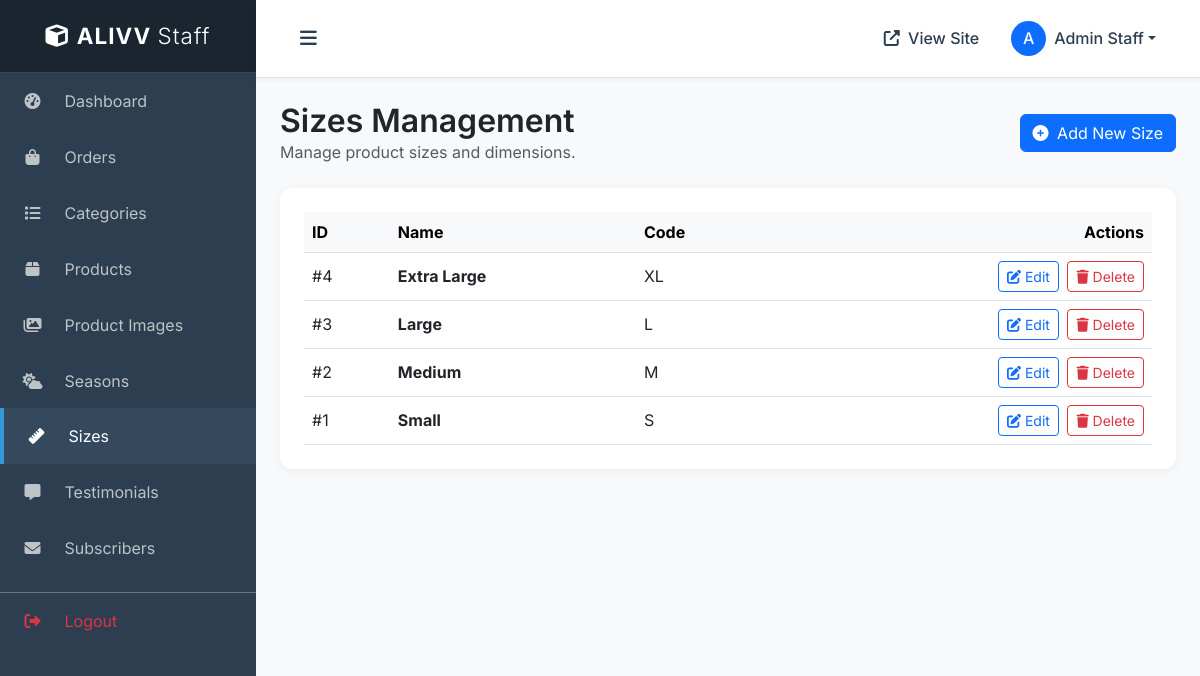
Screenshot of /employee/sizes/ (signed in) with the database file from the repository.
### website/models.py (models this page shows, shortened)
class Staff(models.Model):
    name = models.CharField(max_length=100)
    email = models.EmailField(unique=True)
    phone = models.CharField(max_length=20)
    password = models.CharField(max_length=255)  # hashed
    is_active = models.BooleanField(default=True)
    created_at = models.DateTimeField(auto_now_add=True)

class Size(models.Model):
    name = models.CharField(max_length=50)
    code = models.CharField(max_length=20, default='', blank=True, null=True)

### employee/views.py (the view, shortened to what this page needs)
# urls.py: path('sizes/', views.staff_sizes, name='staff_sizes'),
@staff_login_required
def staff_sizes(request):
    try:
        staff = Staff.objects.get(id=request.session['staff_id'])
    except Staff.DoesNotExist:
        return redirect('staff_login')
    from website.models import Size
    sizes = Size.objects.all().order_by('-id')
    return render(request, 'employee/sizes.html', {'sizes': sizes, 'staff': staff})

### employee/views.py (called while the page is built)
def staff_login_required(view_func):
    @wraps(view_func)
    def _wrapped_view(request, *args, **kwargs):
        if 'staff_id' not in request.session:
            messages.warning(request, "Restricted access. Please login.")
            return redirect('staff_login')
        return view_func(request, *args, **kwargs)
    return _wrapped_view

### employee/templates/employee/sizes.html (shortened to what this page needs)
{% extends 'employee/employee_base.html' %}
{% block content %}
<div class="row mb-4 align-items-center">
    <div class="col-md-6">
        <h2 class="mb-0 text-dark" style="font-weight: 600;">Sizes Management</h2>
        <p class="text-muted mb-0">Manage product sizes and dimensions.</p>
    </div>
    <div class="col-md-6 text-md-end mt-3 mt-md-0">
        <button type="button" class="btn btn-primary" data-bs-toggle="modal" data-bs-target="#addSizeModal">
            <i class="fas fa-plus-circle me-1"></i> Add New Size
        </button>
    </div>
</div>
<div class="card content-card">
    <div class="table-responsive">
        <table class="table table-hover align-middle mb-0">
            <thead class="table-light">
                <tr>
                    <th scope="col">ID</th>
                    <th scope="col">Name</th>
                    <th scope="col">Code</th>
                    <th scope="col" class="text-end">Actions</th>
                </tr>
            </thead>
            <tbody>
                {% for size in sizes %}
                <tr>
                    <td>#{{ size.id }}</td>
                    <td class="fw-bold">{{ size.name }}</td>
                    <td>{{ size.code }}</td>
                    <td class="text-end">
                        <button type="button" class="btn btn-sm btn-outline-primary" data-bs-toggle="modal"
                            data-bs-target="#editSizeModal{{ size.id }}">
                            <i class="fas fa-edit"></i> Edit
                        </button>
                        <button type="button" class="btn btn-sm btn-outline-danger ms-1" data-bs-toggle="modal"
                            data-bs-target="#deleteSizeModal{{ size.id }}">
                            <i class="fas fa-trash"></i> Delete
                        </button>
                    </td>
                </tr>
                {% empty %}
                <tr>
                    <td colspan="4" class="text-center py-4 text-muted">
                        No sizes found. Click "Add New Size" to create one.
                    </td>
                </tr>
                {% endfor %}
            </tbody>
        </table>
    </div>
</div>
{% endblock %}

### employee/templates/employee/employee_base.html (shortened to what this page needs)
{% load static %}
<!DOCTYPE html>
<html lang="en">
<head>
    <link href="https://cdn.jsdelivr.net/npm/bootstrap@5.3.0/dist/css/bootstrap.min.css" rel="stylesheet">
    <link rel="stylesheet" href="https://cdnjs.cloudflare.com/ajax/libs/font-awesome/6.4.0/css/all.min.css">
</head>
<body>
    <div class="d-flex" id="wrapper">
        <div id="sidebar-wrapper">
            <div class="sidebar-heading">
                <i class="fas fa-cube me-2"></i>ALIVV <span style="font-weight:300;">Staff</span>
            </div>
            <div class="list-group list-group-flush">
                <a href="{% url 'staff_dashboard' %}"
                    class="list-group-item list-group-item-action {% if request.resolver_match.url_name == 'staff_dashboard' %}active{% endif %}">
                    <i class="fas fa-tachometer-alt"></i> Dashboard
                </a>
                <a href="{% url 'staff_orders' %}"
                    class="list-group-item list-group-item-action {% if request.resolver_match.url_name == 'staff_orders' %}active{% endif %}">
                    <i class="fas fa-shopping-bag"></i> Orders
                </a>
                <a href="{% url 'staff_categories' %}"
                    class="list-group-item list-group-item-action {% if request.resolver_match.url_name == 'staff_categories' %}active{% endif %}">
                    <i class="fas fa-list"></i> Categories
                </a>
                <a href="{% url 'staff_products' %}"
                    class="list-group-item list-group-item-action {% if request.resolver_match.url_name == 'staff_products' %}active{% endif %}">
                    <i class="fas fa-box"></i> Products
                </a>
                <a href="{% url 'staff_all_product_images' %}"
                    class="list-group-item list-group-item-action {% if request.resolver_match.url_name == 'staff_all_product_images' or request.resolver_match.url_name == 'staff_product_images' %}active{% endif %}">
                    <i class="fas fa-images"></i> Product Images
                </a>
                <a href="{% url 'staff_seasons' %}"
                    class="list-group-item list-group-item-action {% if request.resolver_match.url_name == 'staff_seasons' %}active{% endif %}">
                    <i class="fas fa-cloud-sun"></i> Seasons
                </a>
                <a href="{% url 'staff_sizes' %}"
                    class="list-group-item list-group-item-action {% if request.resolver_match.url_name == 'staff_sizes' %}active{% endif %}">
                    <i class="fas fa-ruler"></i> Sizes
                </a>
                <a href="{% url 'staff_testimonials' %}"
                    class="list-group-item list-group-item-action {% if request.resolver_match.url_name == 'staff_testimonials' %}active{% endif %}">
                    <i class="fas fa-comment-alt"></i> Testimonials
                </a>
                <a href="{% url 'staff_subscribers' %}"
                    class="list-group-item list-group-item-action {% if request.resolver_match.url_name == 'staff_subscribers' %}active{% endif %}">
                    <i class="fas fa-envelope"></i> Subscribers
                </a>
                <a href="{% url 'staff_logout' %}"
                    class="list-group-item list-group-item-action text-danger mt-3 border-top border-secondary">
                    <i class="fas fa-sign-out-alt"></i> Logout
                </a>
            </div>
        </div>
        <div id="page-content-wrapper">
            <nav class="navbar navbar-expand-lg navbar-light border-bottom sticky-top">
                <div class="container-fluid">
                    <button class="btn-toggle-sidebar" id="sidebarToggle">
                        <i class="fas fa-bars"></i>
                    </button>
                    <div class="collapse navbar-collapse" id="navbarSupportedContent">
                        <ul class="navbar-nav ms-auto mt-2 mt-lg-0 align-items-center">
                            <li class="nav-item">
                                <a class="nav-link" href="{% url 'home' %}" target="_blank">
                                    <i class="fas fa-external-link-alt me-1"></i> View Site
                                </a>
                            </li>
                            <li class="nav-item dropdown ms-3">
                                <a class="nav-link dropdown-toggle d-flex align-items-center" href="#"
                                    id="navbarDropdown" role="button" data-bs-toggle="dropdown" aria-haspopup="true"
                                    aria-expanded="false">
                                    <div class="bg-primary text-white rounded-circle d-flex align-items-center justify-content-center me-2"
                                        style="width: 35px; height: 35px;">
                                        {{ staff.name.0|upper }}
                                    </div>
                                    <span class="d-none d-sm-inline">{{ staff.name }}</span>
                                </a>
                            </li>
                        </ul>
                    </div>
                </div>
            </nav>
            <div class="container-fluid px-4 py-4">
                {% block content %}
                {% endblock %}
            </div>
        </div>
    </div>
</body>
</html>

### employee/templates/employee/employee_base.html (style rules this page uses)
body { font-family: 'Inter', sans-serif; background-color: #f8f9fa; overflow-x: hidden; }
#sidebar-wrapper { min-height: 100vh; margin-left: -16rem; transition: margin .25s ease-out; background-color: #2c3e50; color: #fff; position: fixed; z-index: 1000; width: 16rem; top: 0; left: 0; bottom: 0; }
#sidebar-wrapper .sidebar-heading { padding: 1.2rem 1.25rem; font-size: 1.4rem; font-weight: bold; text-align: center; background-color: #1a252f; color: #fff; border-bottom: 1px solid #34495e; letter-spacing: 1px; }
#sidebar-wrapper .list-group { width: 16rem; }
.list-group-item { background-color: transparent; color: #bdc3c7; border: none; padding: 1rem 1.25rem; transition: all 0.3s; border-left: 4px solid transparent; }
.list-group-item:hover, .list-group-item.active { background-color: #34495e; color: #fff; text-decoration: none; border-left: 4px solid #3498db; }
.list-group-item i { width: 25px; text-align: center; margin-right: 15px; }
#page-content-wrapper { width: 100%; transition: margin .25s ease-out; margin-left: 0; }
@media (min-width: 768px) { #sidebar-wrapper { margin-left: 0; } }
@media (min-width: 768px) { #page-content-wrapper { margin-left: 16rem; width: calc(100% - 16rem); } }
.navbar { background-color: #fff; box-shadow: 0 2px 5px rgba(0, 0, 0, 0.05); padding: 0.8rem 1.5rem; }
.navbar-light .navbar-nav .nav-link { color: #2c3e50; font-weight: 500; }
.btn-toggle-sidebar { color: #2c3e50; font-size: 1.2rem; background: transparent; border: none; padding: 0.25rem 0.5rem; }
.content-card { background: #fff; border-radius: 12px; box-shadow: 0 2px 10px rgba(0, 0, 0, 0.05); padding: 1.5rem; margin-bottom: 2rem; border: none; }

### rows the page displays
Staff: name.0 "A", name "Admin Staff"
Size: id "4", name "Extra Large", code "XL"
Size: id "3", name "Large", code "L"
Size: id "2", name "Medium", code "M"
Size: id "1", name "Small", code "S"
